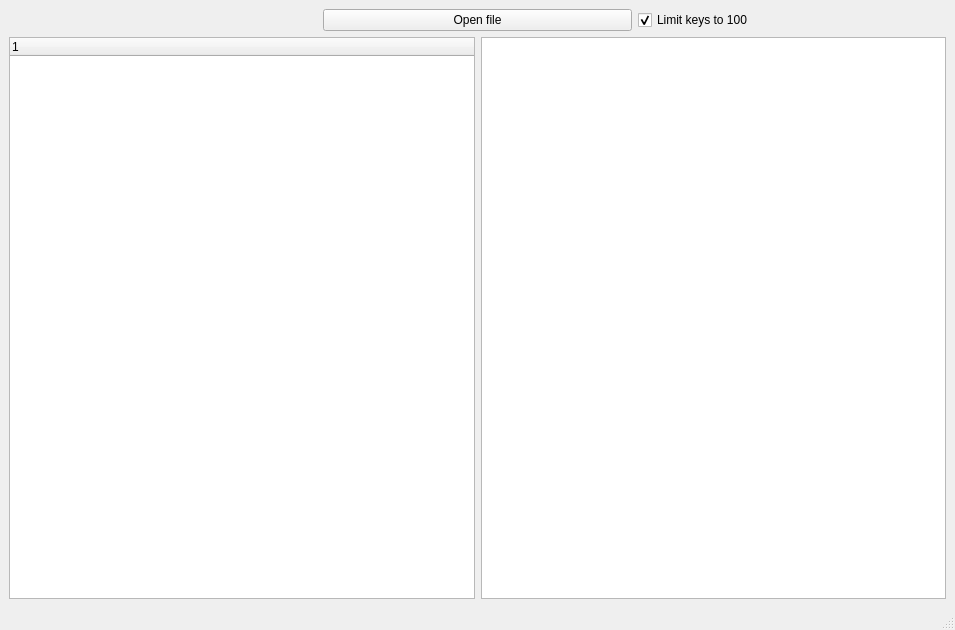
<?xml version="1.0" encoding="UTF-8"?>
<ui version="4.0">
 <class>MainWindow</class>
 <widget class="QMainWindow" name="MainWindow">
  <property name="geometry">
   <rect>
    <x>0</x>
    <y>0</y>
    <width>955</width>
    <height>630</height>
   </rect>
  </property>
  <property name="windowTitle">
   <string>HDF Viewer</string>
  </property>
  <widget class="QWidget" name="centralwidget">
   <layout class="QGridLayout" name="gridLayout">
    <item row="0" column="0">
     <layout class="QVBoxLayout" name="verticalLayout">
      <item>
       <layout class="QHBoxLayout" name="horizontalLayout">
        <item>
         <widget class="QLabel" name="lblFileName">
          <property name="text">
           <string>&lt;filename&gt;</string>
          </property>
          <property name="alignment">
           <set>Qt::AlignRight|Qt::AlignTrailing|Qt::AlignVCenter</set>
          </property>
         </widget>
        </item>
        <item>
         <widget class="QPushButton" name="btnOpen">
          <property name="text">
           <string>Open file</string>
          </property>
         </widget>
        </item>
        <item>
         <widget class="QCheckBox" name="cboxLimit">
          <property name="text">
           <string>Limit keys to 100</string>
          </property>
          <property name="checked">
           <bool>true</bool>
          </property>
         </widget>
        </item>
       </layout>
      </item>
      <item>
       <layout class="QHBoxLayout" name="horizontalLayout_2">
        <item>
         <widget class="QTreeWidget" name="treeWidget">
          <column>
           <property name="text">
            <string notr="true">1</string>
           </property>
          </column>
         </widget>
        </item>
        <item>
         <widget class="QTableView" name="tableView"/>
        </item>
       </layout>
      </item>
     </layout>
    </item>
   </layout>
  </widget>
  <widget class="QMenuBar" name="menubar">
   <property name="geometry">
    <rect>
     <x>0</x>
     <y>0</y>
     <width>955</width>
     <height>21</height>
    </rect>
   </property>
  </widget>
  <widget class="QStatusBar" name="statusbar"/>
 </widget>
 <resources/>
 <connections/>
</ui>
